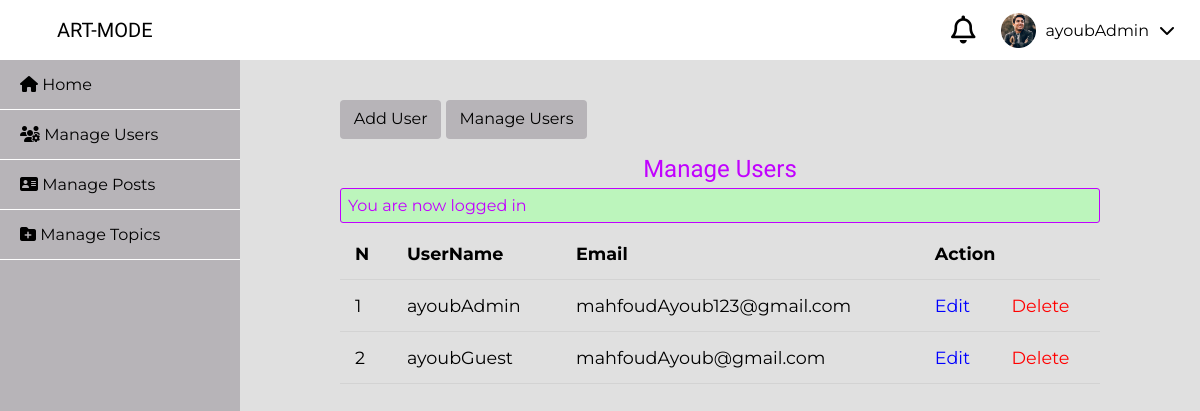
/admin/users/index.php (signed in), run on the app's committed database.
### tables this page shows
CREATE TABLE `users` (
  `id` int(11) NOT NULL,
  `admin` tinyint(4) NOT NULL,
  `username` varchar(255) NOT NULL,
  `email` varchar(255) NOT NULL,
  `password` varchar(255) NOT NULL,
  `created_at` timestamp NOT NULL DEFAULT current_timestamp()
);

### app/controllers/users.php (called while the page is built, shortened)
<?php
include(ROOT_PATH . "/app/database/db.php");
$table = 'users';
$admin_users = selectAll($table);

### app/database/db.php (called while the page is built, shortened)
<?php
require('connect.php');
function selectAll($table, $conditions = [])
{
    global $conn;
    $sql = "SELECT * FROM $table";
    if (empty($conditions)) {
        $stmt = $conn->prepare($sql);
        $stmt->execute();
        $records = $stmt->get_result()->fetch_all(MYSQLI_ASSOC);
        return $records;
    }
}

### admin/users/index.php (the view, shortened to what this page needs)
<?php
include(ROOT_PATH . "/app/controllers/users.php");
?>
<!DOCTYPE html>
<html lang="en">
<head>
  <link rel="stylesheet" href="https://cdnjs.cloudflare.com/ajax/libs/font-awesome/4.7.0/css/font-awesome.min.css" />
  <link rel="stylesheet" href="../../assets/css/style.css">
  <link rel="stylesheet" href="../../assets/css/admin.css">
  <link rel="stylesheet" href="../../assets/css/headerStyle.css">
</head>
<body>
  <?php include(ROOT_PATH . "/app/includes/adminHeader.php"); ?>
  <div class="admin-wrapper clearfix">
    <?php include(ROOT_PATH . "/app/includes/adminSidebar.php"); ?>
    <div class="admin-content clearfix">
      <div class="button-group">
        <a href="create.php" class="btn btn-sm">Add User</a>
        <a href="index.php" class="btn btn-sm">Manage Users</a>
      </div>
      <div class="">
        <h2 style="text-align: center;">Manage Users</h2>
        <?php include(ROOT_PATH . "/app/includes/messages.php"); ?>
        <table>
          <thead>
            <th>N</th>
            <th>UserName</th>
            <th>Email</th>
            <th colspan="3">Action</th>
          </thead>
          <tbody>
            <?php foreach ($admin_users as $key => $user) : ?>
              <tr class="rec">
                <td><?php echo $key + 1; ?></td>
                <td><a><?php echo $user['username'] ?></a></td>
                <td><a><?php echo $user['email'] ?></a></td>
                <td><a href="edit.php?id=<?php echo $user['id']; ?>" class="edit">Edit</a></td>
                <td><a href="index.php?delete_id=<?php echo $user['id']; ?>" class="delete">Delete</a></td>
              </tr>
            <?php endforeach; ?>
          </tbody>
        </table>
      </div>
    </div>
  </div>
</body>
</html>

### assets/css/style.css (style rules this page uses)
html, body { padding: 0px; margin: 0px; font-family: 'Lora', serif; height: 100%; background: #b7b4b8; }
a { text-decoration: none; color: inherit; }
.logo-text, h1, h2, h3, h4, h5, h6 { font-family: 'Candal', sans-serif; margin: 5px; color: #C101FF; font-weight: normal; }
.clearfix::after { content: ''; display: block; clear: both; }
.btn { display: inline-block; font-weight: 400; text-align: center; white-space: nowrap; border: 1px solid transparent; padding: .7rem 1rem; font-size: 1rem; line-height: 1.5; border-radius: .25rem; background: #b7b4b8; color: #000; }
.btn-sm { padding: .5rem .8rem; line-height: 1.3; border-radius: .25rem; }
.delete { color: red; }
.edit { color: blue; }

### assets/css/admin.css (style rules this page uses)
.admin-wrapper { height: calc(100% - 65px); box-sizing: border-box; }
.admin-wrapper .admin-content { width: 80%; height: 100%; float: left; box-sizing: border-box; padding: 40px 100px 100px; overflow-y: scroll; background: #e0e0e0; }
.admin-wrapper .admin-content .button-group { padding-bottom: 10px; border-bottom: 1px solid #e0e0e0; }
.admin-wrapper .admin-content .button-group .btn { width: unset; }
.admin-wrapper .admin-content a { text-decoration: unset; }
table { width: 100%; border-collapse: collapse; font-size: 1.1em; }
th, td { padding: 15px; text-align: left; border-bottom: 1px solid #d3d3d3; }

### assets/css/headerStyle.css (style rules this page uses)
* { margin: 0; padding: 0; text-decoration: none; list-style: none; box-sizing: border-box; font-family: 'Montserrat'; }

### data on the page
users: username "ayoubAdmin", email "mahfoudAyoub123@gmail.com"
users: username "ayoubGuest", email "mahfoudAyoub@gmail.com"

### other printed values
$_SESSION['username'] "ayoubAdmin"
$_SESSION['message'] "You are now logged in"
